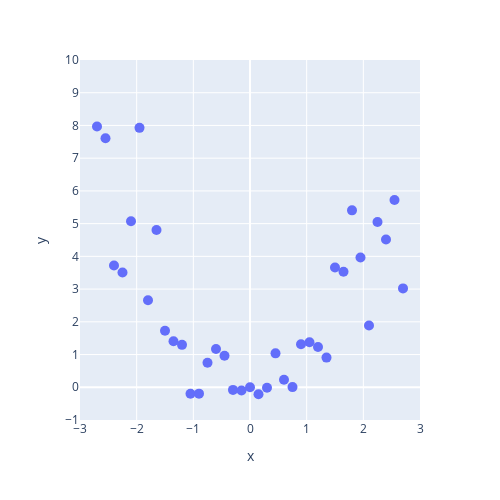

Notebook code cell kept with this figure:
### Markdown cell above
- If our model is being trained correctly, our loss should go down over time. Let's try it out with some sample data:

### Code cell
torch.manual_seed(0)

X = torch.arange(-3, 3, 0.15)
y = X ** 2 + X * torch.normal(0, 1, (40,))

dataloader = DataLoader(TensorDataset(X[:, None], y), batch_size=1, shuffle=True)

plot_regression(X, y, y_range=[-1, 10], dy=1)

### Figure 1 — Plotly figure (JSON) as saved in the notebook; plotly's stock layout.template omitted (floating-point values rounded to 4 significant figures)
{"data": [{"marker": {"size": 10}, "mode": "markers", "name": "data", "type": "scatter", "x": [-3, -2.85, -2.7, -2.55, -2.4, -2.25, -2.1, -1.95, -1.8, -1.65, -1.5, -1.35, -1.2, -1.05, -0.9, -0.75, -0.6, -0.45, -0.3, -0.15, 0, 0.15, 0.3, 0.45, 0.6, 0.75, 0.9, 1.05, 1.2, 1.35, 1.5, 1.65, 1.8, 1.95, 2.1, 2.25, 2.4, 2.55, 2.7, 2.85], "y": [12.38, 11.41, 7.967, 7.609, 3.723, 3.505, 5.074, 7.927, 2.66, 4.807, 1.725, 1.407, 1.296, -0.197, -0.1951, 0.748, 1.172, 0.9657, -0.08, -0.09653, 0, -0.2108, -0.01241, 1.036, 0.2305, 0.005589, 1.316, 1.375, 1.231, 0.9062, 3.657, 3.529, 5.406, 3.967, 1.89, 5.052, 4.517, 5.72, 3.021, 12.99]}], "layout": {"height": 500, "margin": {"t": 60}, "title": {"x": 0.5, "y": 0.93}, "width": 500, "xaxis": {"dtick": 1, "range": [-3, 3], "tick0": -3, "title": {"text": "x"}}, "yaxis": {"dtick": 1, "range": [-1, 10], "tick0": -1, "title": {"text": "y"}}}}
